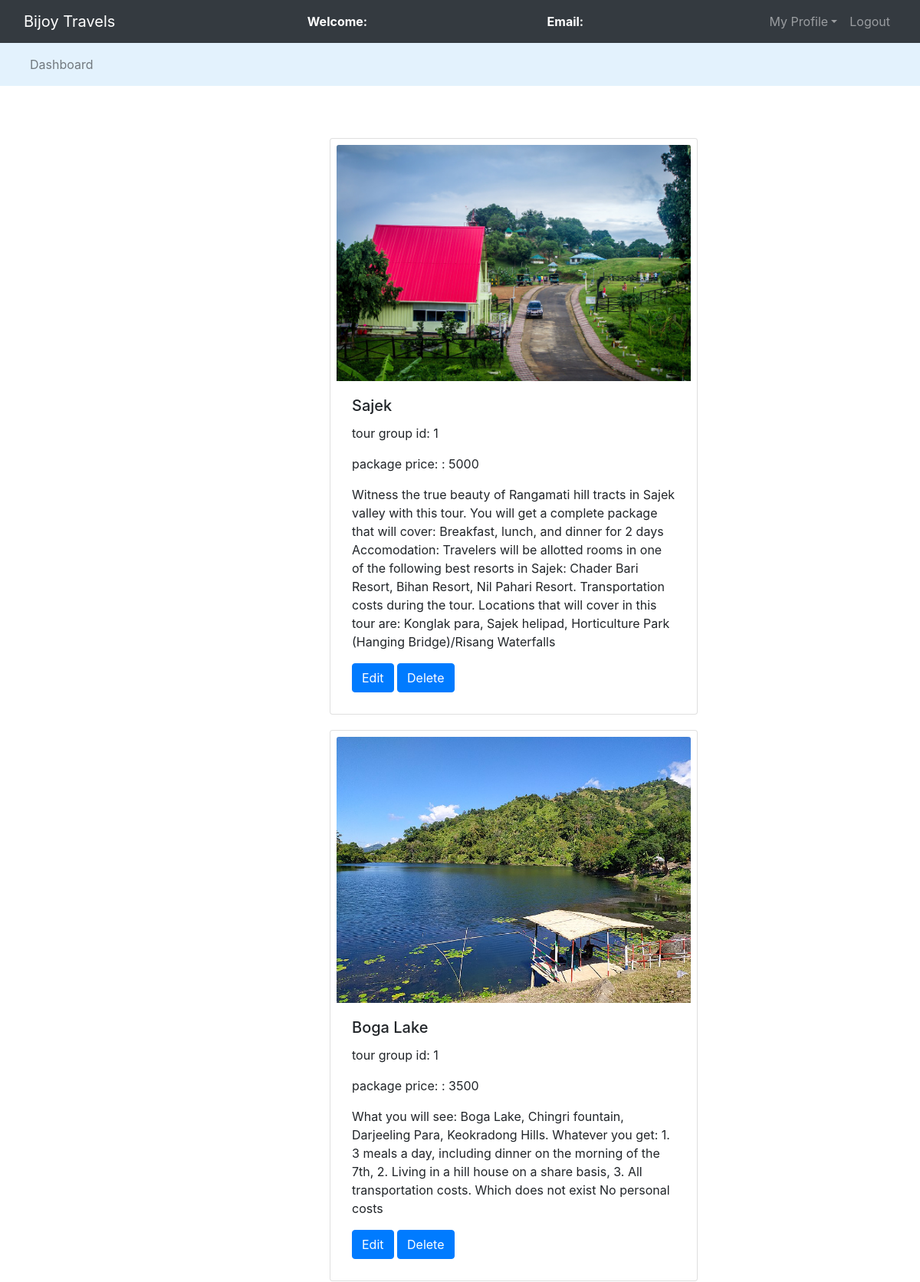
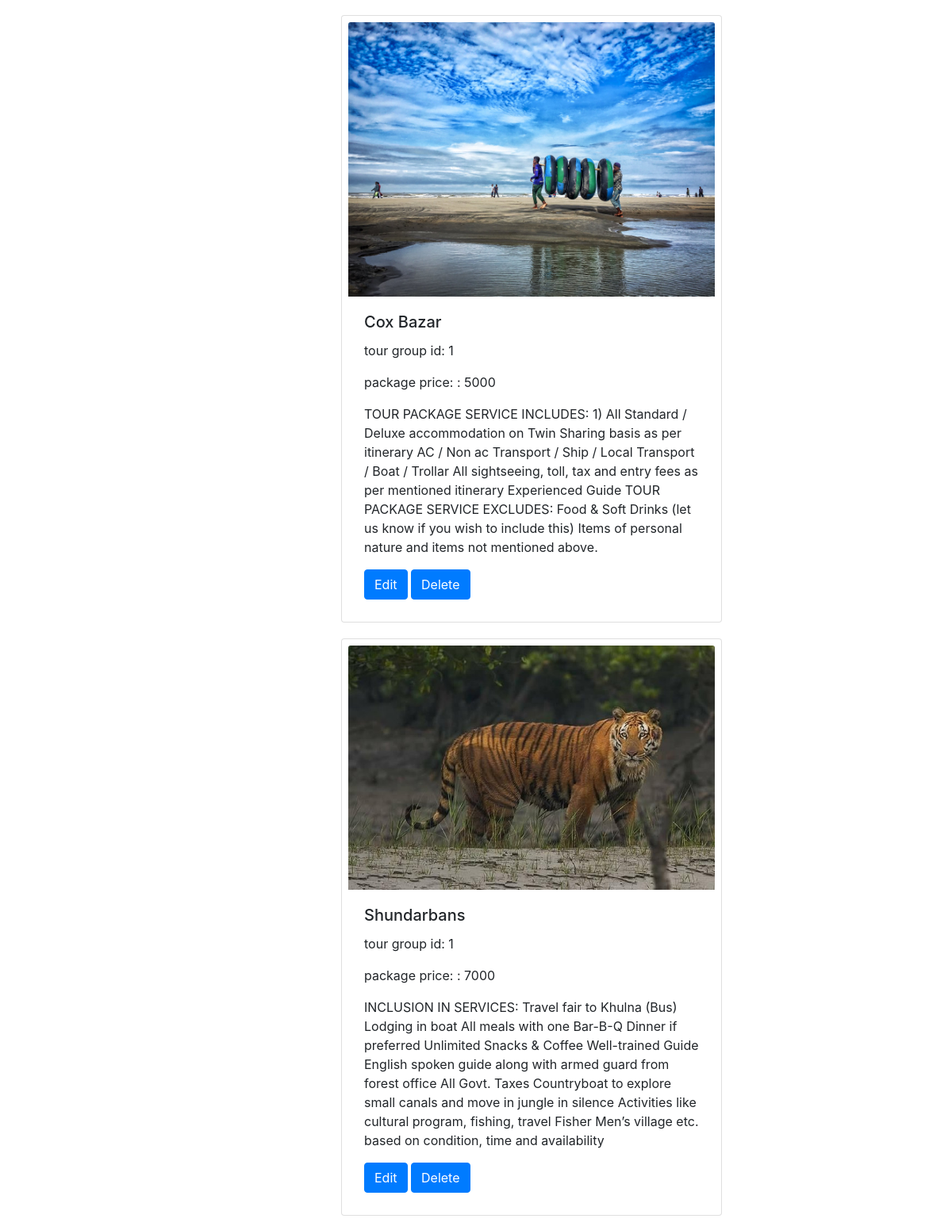
Screenshot of /admin/manage_package.php (upper part) with the database file from the repository (2 pictures, top to bottom).
### tables this page shows
CREATE TABLE `packages` (
  `package_id` int(50) NOT NULL,
  `package_name` varchar(50) NOT NULL,
  `tg_id` int(50) NOT NULL,
  `package_price` int(50) NOT NULL,
  `package_image` varchar(255) NOT NULL,
  `description` longtext NOT NULL
);

### admin/manage_package.php (the view, shortened to what this page needs)
<!DOCTYPE html>
<html>
<head>
	<link rel="stylesheet" type="text/css" href="../bootstrap-4.4.1/css/bootstrap.min.css">
</head>
<body>
	<nav class="navbar navbar-expand-lg navbar-dark bg-dark">
		<div class="container-fluid">
			<div class="navbar-header">
				<a class="navbar-brand" href="admin_dashboard">Bijoy Travels</a>
			</div>
			<font style="color: white"><span><strong>Welcome: <?php echo $_SESSION['name'];?></strong></span></font>
			<font style="color: white"><span><strong>Email: <?php echo $_SESSION['email'];?></strong></span></font>
			<ul class="nav navbar-nav navbar-right">
				<li class="nav-item dropdown">
					<a class="nav-link dropdown-toggle" data-toggle="dropdown">My Profile</a>
				</li>
				<li class="nav-item"><a class="nav-link" href="../logout.php">Logout</a></li>
			</ul>
		</div>
	</nav>
<nav class="navbar navbar-expand-lg navbar-light" style="background-color: #e3f2fd">
	<div class="container-fluid">
		<ul class="nav navbar-nav navbar-center">
			<li class="nav-item">
				<a href="admin_dashboard.php" class="nav-link">Dashboard</a>
			</li>
		</ul>
	</div>
</nav>
	<br><br>
	<div class="row">
		<div class="col-md-4"></div>
		<div class="col-md-8">
				<?php
				$connection = mysqli_connect("localhost", "root", "");
				$query = "select * from packages";
				$query_run = mysqli_query($connection, $query);
				while ($row = mysqli_fetch_assoc($query_run)) {
					$package_image = $row['package_image'];
					$description = $row['description'];
				?>
					<div class="card d-flex p-2" style="width: 30rem; margin: 20px;">
						<img class="card-img-top" src="../images/<?php echo $package_image; ?>" alt="Card image cap">
						<div class="card-body">
							<h5 class="card-title"><?php echo $row['package_name']; ?></h5>
							<p>tour group id: <?php echo $row['tg_id']; ?></p>
							<p>package price: : <?php echo $row['package_price']; ?></p>
							<p class="card-text"><?php echo $description; ?></p>
							<a href="edit_package.php?bn=<?php echo $row['package_id']; ?>" class="btn btn-primary">Edit</a>
							<a href="delete_package.php?bn=<?php echo $row['package_id']; ?>" class="btn btn-primary">Delete</a>
						</div>
					</div>
				<?php
				}
				?>
		</div>
	</div>
</body>
</html>

### rows the page displays
packages: package_image (picture), package_name "Sajek", tg "1", package_price "5000", description "Witness the true beauty of Rangamati hill tracts in Sajek valley with this tour. You will get a complete package that will cover: Breakfast, lunch, and dinner for 2 days Accomodation: Travelers will be allotted rooms in one of the following best resorts in Sajek: Chader Bari Resort, Bihan Resort, Nil Pahari Resort. Transportation costs during the tour. Locations that will cover in this tour are: Konglak para, Sajek helipad, Horticulture Park (Hanging Bridge)/Risang Waterfalls"
packages: package_image (picture), package_name "Boga Lake", tg "1", package_price "3500", description "What you will see: Boga Lake, Chingri fountain, Darjeeling Para, Keokradong Hills. Whatever you get: 1. 3 meals a day, including dinner on the morning of the 7th, 2. Living in a hill house on a share basis, 3. All transportation costs. Which does not exist No personal costs"
packages: package_image (picture), package_name "Cox Bazar", tg "1", package_price "5000", description "TOUR PACKAGE SERVICE INCLUDES: 1) All Standard / Deluxe accommodation on Twin Sharing basis as per itinerary AC / Non ac Transport / Ship / Local Transport / Boat / Trollar All sightseeing, toll, tax and entry fees as per mentioned itinerary Experienced Guide TOUR PACKAGE SERVICE EXCLUDES: Food & Soft Drinks (let us know if you wish to include this) Items of personal nature and items not mentioned above."
packages: package_image (picture), package_name "Shundarbans", tg "1", package_price "7000", description "INCLUSION IN SERVICES: Travel fair to Khulna (Bus) Lodging in boat All meals with one Bar-B-Q Dinner if preferred Unlimited Snacks & Coffee Well-trained Guide English spoken guide along with armed guard from forest office All Govt. Taxes Countryboat to explore small canals and move in jungle in silence Activities like cultural program, fishing, travel Fisher Men’s village etc. based on condition, time and availability"
